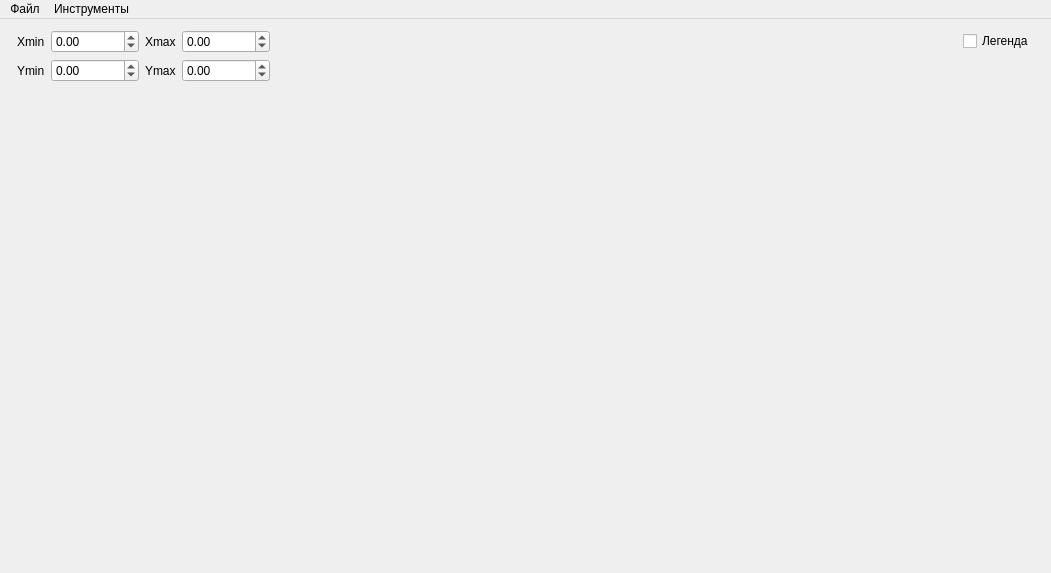
<?xml version="1.0" encoding="UTF-8"?>
<ui version="4.0">
 <class>plot_gui</class>
 <widget class="QMainWindow" name="plot_gui">
  <property name="geometry">
   <rect>
    <x>0</x>
    <y>0</y>
    <width>1051</width>
    <height>573</height>
   </rect>
  </property>
  <property name="windowTitle">
   <string>Визуализатор графиков</string>
  </property>
  <property name="animated">
   <bool>true</bool>
  </property>
  <widget class="QWidget" name="centralWidget">
   <layout class="QGridLayout" name="gridLayout_2">
    <item row="0" column="5">
     <widget class="QDoubleSpinBox" name="Xmax">
      <property name="minimum">
       <double>-999999.000000000000000</double>
      </property>
      <property name="maximum">
       <double>999999.000000000000000</double>
      </property>
     </widget>
    </item>
    <item row="1" column="3">
     <widget class="QDoubleSpinBox" name="Ymin">
      <property name="minimum">
       <double>-999999.000000000000000</double>
      </property>
      <property name="maximum">
       <double>999999.000000000000000</double>
      </property>
     </widget>
    </item>
    <item row="1" column="5">
     <widget class="QDoubleSpinBox" name="Ymax">
      <property name="minimum">
       <double>-999999.000000000000000</double>
      </property>
      <property name="maximum">
       <double>99999999.000000000000000</double>
      </property>
     </widget>
    </item>
    <item row="0" column="9">
     <spacer name="horizontalSpacer">
      <property name="orientation">
       <enum>Qt::Horizontal</enum>
      </property>
      <property name="sizeHint" stdset="0">
       <size>
        <width>40</width>
        <height>20</height>
       </size>
      </property>
     </spacer>
    </item>
    <item row="0" column="3">
     <widget class="QDoubleSpinBox" name="Xmin">
      <property name="minimum">
       <double>-999999.000000000000000</double>
      </property>
      <property name="maximum">
       <double>999999.000000000000000</double>
      </property>
     </widget>
    </item>
    <item row="0" column="4">
     <widget class="QLabel" name="label_2">
      <property name="text">
       <string>Xmax</string>
      </property>
     </widget>
    </item>
    <item row="1" column="4">
     <widget class="QLabel" name="label_4">
      <property name="text">
       <string>Ymax</string>
      </property>
     </widget>
    </item>
    <item row="3" column="1" rowspan="3" colspan="11">
     <layout class="QGridLayout" name="gridLayout">
      <item row="1" column="0">
       <widget class="QCustomPlot" name="customPlot" native="true">
        <property name="enabled">
         <bool>true</bool>
        </property>
        <property name="sizePolicy">
         <sizepolicy hsizetype="Expanding" vsizetype="Expanding">
          <horstretch>0</horstretch>
          <verstretch>0</verstretch>
         </sizepolicy>
        </property>
        <property name="focusPolicy">
         <enum>Qt::NoFocus</enum>
        </property>
        <property name="acceptDrops">
         <bool>true</bool>
        </property>
        <property name="autoFillBackground">
         <bool>false</bool>
        </property>
       </widget>
      </item>
     </layout>
    </item>
    <item row="0" column="10">
     <widget class="QCheckBox" name="cbLegend">
      <property name="text">
       <string>Легенда</string>
      </property>
     </widget>
    </item>
    <item row="1" column="2">
     <widget class="QLabel" name="label_3">
      <property name="text">
       <string>Ymin</string>
      </property>
     </widget>
    </item>
    <item row="0" column="2">
     <widget class="QLabel" name="label">
      <property name="text">
       <string>Xmin</string>
      </property>
     </widget>
    </item>
   </layout>
  </widget>
  <widget class="QMenuBar" name="menuBar">
   <property name="geometry">
    <rect>
     <x>0</x>
     <y>0</y>
     <width>1051</width>
     <height>17</height>
    </rect>
   </property>
   <widget class="QMenu" name="menu">
    <property name="title">
     <string>Файл</string>
    </property>
    <addaction name="action_openfile"/>
    <addaction name="separator"/>
    <addaction name="action_clear"/>
    <addaction name="separator"/>
    <addaction name="action_exit"/>
   </widget>
   <widget class="QMenu" name="menu_2">
    <property name="title">
     <string>Инструменты</string>
    </property>
    <addaction name="action_function"/>
   </widget>
   <addaction name="menu"/>
   <addaction name="menu_2"/>
  </widget>
  <action name="action_openfile">
   <property name="text">
    <string>Открыть файл...</string>
   </property>
  </action>
  <action name="action_exit">
   <property name="text">
    <string>Выход</string>
   </property>
  </action>
  <action name="action_clear">
   <property name="text">
    <string>Очистить</string>
   </property>
  </action>
  <action name="action_function">
   <property name="text">
    <string>Ввод из строки..</string>
   </property>
  </action>
 </widget>
 <layoutdefault spacing="6" margin="11"/>
 <customwidgets>
  <customwidget>
   <class>QCustomPlot</class>
   <extends>QWidget</extends>
   <header>qcustomplot.h</header>
   <container>1</container>
  </customwidget>
 </customwidgets>
 <resources/>
 <connections/>
</ui>
